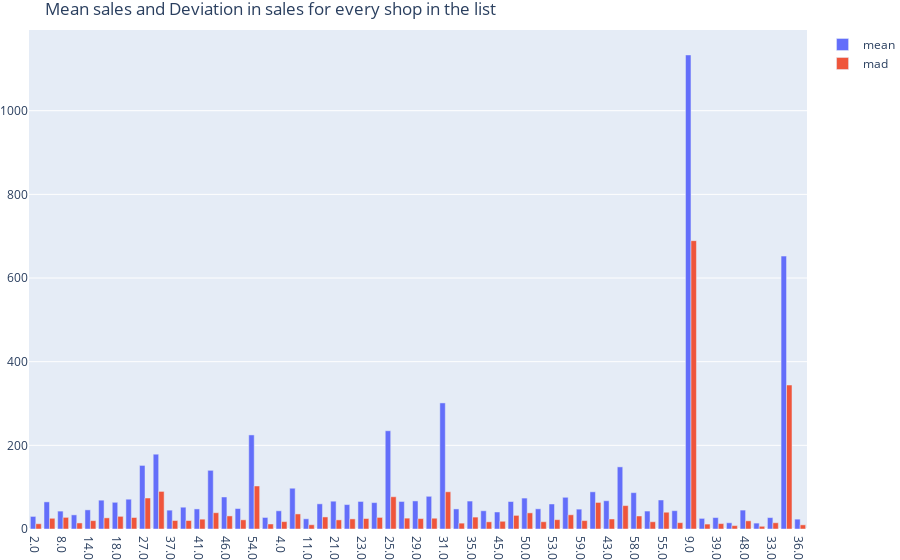

Here is the notebook cell this chart was saved with:
### Markdown cell above
> **2015 has lower sales number compared with 2013 and 2014**

### Code cell
yearMonthDayDF=salesDF.groupby(['year','month','date','shop_id'],as_index=False).agg({'item_cnt_day':'sum','DateModified':'min'})

shopStats=OrderedDict()
n=0
for i in yearMonthDayDF['shop_id'].unique():
    mad=yearMonthDayDF[yearMonthDayDF['shop_id']==i]['item_cnt_day'].mad()
    mean=yearMonthDayDF[yearMonthDayDF['shop_id']==i]['item_cnt_day'].mean()
    max=yearMonthDayDF[yearMonthDayDF['shop_id']==i]['item_cnt_day'].max()
    shopStats[n]={'shop_id':i,'mean':mean,'max':max,'mad':mad}
    n+=1
    
shopStatsDF=pd.DataFrame(shopStats).transpose()
shopStatsDF['shop_id']=shopStatsDF['shop_id'].astype('str')
data=[go.Bar(x=shopStatsDF['shop_id'],y=shopStatsDF[i],name=i)for i in ['mean','mad']]
layout=go.Layout(title='Mean sales and Deviation in sales for every shop in the list',
                 margin=dict(l=0,r=0,b=0,t=30),
                 width=1500)
fig=go.Figure(data,layout)
fig.show()

### Figure 1 — Plotly figure (JSON) as saved in the notebook; plotly's stock layout.template omitted (floating-point values rounded to 4 significant figures)
{"data": [{"name": "mean", "type": "bar", "x": ["2.0", "7.0", "8.0", "13.0", "14.0", "15.0", "18.0", "19.0", "27.0", "28.0", "37.0", "38.0", "41.0", "42.0", "46.0", "51.0", "54.0", "3.0", "4.0", "6.0", "11.0", "16.0", "21.0", "22.0", "23.0", "24.0", "25.0", "26.0", "29.0", "30.0", "31.0", "32.0", "35.0", "44.0", "45.0", "47.0", "50.0", "52.0", "53.0", "56.0", "59.0", "12.0", "43.0", "57.0", "58.0", "5.0", "55.0", "17.0", "9.0", "49.0", "39.0", "40.0", "48.0", "34.0", "33.0", "20.0", "36.0"], "y": [30.07, 64.85, 42.8, 33.78, 45.73, 68.92, 63.82, 71.24, 152.0, 178.8, 45.08, 52.11, 47.98, 140.3, 76.54, 48.86, 224.9, 27.58, 43.5, 97.46, 24.39, 60.19, 66.49, 58.42, 65.85, 63.12, 234.9, 65.85, 67.1, 78.18, 301.4, 47.98, 66.8, 43.59, 40.71, 65.66, 73.94, 48.25, 59.8, 75.8, 47.47, 88.92, 67.57, 148.5, 86.91, 42.93, 69.35, 43.79, 1133.0, 25.39, 27.32, 14.89, 45.2, 14.11, 27.27, 652.4, 23.57]}, {"name": "mad", "type": "bar", "x": ["2.0", "7.0", "8.0", "13.0", "14.0", "15.0", "18.0", "19.0", "27.0", "28.0", "37.0", "38.0", "41.0", "42.0", "46.0", "51.0", "54.0", "3.0", "4.0", "6.0", "11.0", "16.0", "21.0", "22.0", "23.0", "24.0", "25.0", "26.0", "29.0", "30.0", "31.0", "32.0", "35.0", "44.0", "45.0", "47.0", "50.0", "52.0", "53.0", "56.0", "59.0", "12.0", "43.0", "57.0", "58.0", "5.0", "55.0", "17.0", "9.0", "49.0", "39.0", "40.0", "48.0", "34.0", "33.0", "20.0", "36.0"], "y": [12.58, 25.61, 27.79, 14.49, 19.98, 26.67, 30.26, 27.49, 74.08, 89.87, 20.27, 20.25, 23.51, 38.95, 31.3, 21.94, 102.9, 12.02, 17.67, 36.04, 10.16, 28.8, 21.77, 24.15, 25.1, 27.7, 77.1, 25.96, 24.88, 25.76, 88.99, 14.03, 28.48, 17.19, 18.45, 32.55, 38.58, 17.4, 22.32, 33.96, 20.09, 63.49, 23.94, 55.93, 31.14, 17.33, 40.13, 15.17, 689.3, 11.78, 12.95, 8.116, 19.56, 6.511, 14.93, 344.2, 9.939]}], "layout": {"margin": {"b": 0, "l": 0, "r": 0, "t": 30}, "title": {"text": "Mean sales and Deviation in sales for every shop in the list"}, "xaxis": {"type": "category", "range": [-0.5, 56.5], "autorange": true}, "yaxis": {"type": "linear", "range": [0, 1193.0], "autorange": true}, "autosize": true}}
